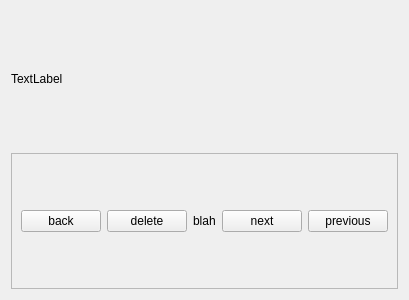
<?xml version="1.0" encoding="UTF-8"?>
<ui version="4.0">
 <class>PictureWidget</class>
 <widget class="QWidget" name="PictureWidget">
  <property name="geometry">
   <rect>
    <x>0</x>
    <y>0</y>
    <width>400</width>
    <height>300</height>
   </rect>
  </property>
  <property name="windowTitle">
   <string>Form</string>
  </property>
  <layout class="QVBoxLayout" name="verticalLayout">
   <item>
    <widget class="QLabel" name="pictureLabel">
     <property name="text">
      <string>TextLabel</string>
     </property>
    </widget>
   </item>
   <item>
    <widget class="QFrame" name="frame">
     <property name="frameShape">
      <enum>QFrame::StyledPanel</enum>
     </property>
     <property name="frameShadow">
      <enum>QFrame::Raised</enum>
     </property>
     <layout class="QHBoxLayout" name="horizontalLayout">
      <item>
       <widget class="QPushButton" name="backButton">
        <property name="text">
         <string>back</string>
        </property>
       </widget>
      </item>
      <item>
       <widget class="QPushButton" name="deleteButton">
        <property name="text">
         <string>delete</string>
        </property>
       </widget>
      </item>
      <item>
       <widget class="QLabel" name="nameLabel">
        <property name="text">
         <string>blah</string>
        </property>
       </widget>
      </item>
      <item>
       <spacer name="horizontalSpacer">
        <property name="orientation">
         <enum>Qt::Horizontal</enum>
        </property>
        <property name="sizeHint" stdset="0">
         <size>
          <width>40</width>
          <height>20</height>
         </size>
        </property>
       </spacer>
      </item>
      <item>
       <widget class="QPushButton" name="nextButton">
        <property name="text">
         <string>next</string>
        </property>
       </widget>
      </item>
      <item>
       <widget class="QPushButton" name="previousButton">
        <property name="text">
         <string>previous</string>
        </property>
       </widget>
      </item>
     </layout>
    </widget>
   </item>
  </layout>
 </widget>
 <resources/>
 <connections/>
</ui>
